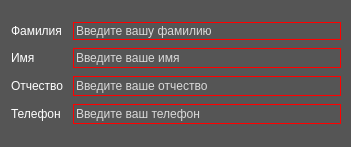
<?xml version="1.0" encoding="UTF-8"?>
<ui version="4.0">
 <class>MainWindow</class>
 <widget class="QMainWindow" name="MainWindow">
  <property name="geometry">
   <rect>
    <x>0</x>
    <y>0</y>
    <width>351</width>
    <height>147</height>
   </rect>
  </property>
  <property name="sizePolicy">
   <sizepolicy hsizetype="Fixed" vsizetype="Fixed">
    <horstretch>0</horstretch>
    <verstretch>0</verstretch>
   </sizepolicy>
  </property>
  <property name="minimumSize">
   <size>
    <width>351</width>
    <height>147</height>
   </size>
  </property>
  <property name="maximumSize">
   <size>
    <width>351</width>
    <height>147</height>
   </size>
  </property>
  <property name="windowTitle">
   <string>MainWindow</string>
  </property>
  <property name="styleSheet">
   <string notr="true">background-color: rgb(85, 85, 85);</string>
  </property>
  <widget class="QWidget" name="centralwidget">
   <widget class="QWidget" name="layoutWidget">
    <property name="geometry">
     <rect>
      <x>10</x>
      <y>20</y>
      <width>333</width>
      <height>108</height>
     </rect>
    </property>
    <layout class="QVBoxLayout" name="verticalLayout">
     <item>
      <layout class="QHBoxLayout" name="horizontalLayout">
       <item>
        <widget class="QLabel" name="label">
         <property name="minimumSize">
          <size>
           <width>55</width>
           <height>0</height>
          </size>
         </property>
         <property name="maximumSize">
          <size>
           <width>55</width>
           <height>16777215</height>
          </size>
         </property>
         <property name="styleSheet">
          <string notr="true">color: rgb(255, 255, 255);
font: 700 9pt &quot;Segoe UI&quot;;</string>
         </property>
         <property name="text">
          <string>Фамилия</string>
         </property>
        </widget>
       </item>
       <item>
        <widget class="QLineEdit" name="lineEdit">
         <property name="minimumSize">
          <size>
           <width>268</width>
           <height>0</height>
          </size>
         </property>
         <property name="maximumSize">
          <size>
           <width>268</width>
           <height>16777215</height>
          </size>
         </property>
         <property name="styleSheet">
          <string notr="true">border: 1px solid red;
color: rgb(217, 217, 217);
</string>
         </property>
         <property name="text">
          <string>Введите вашу фамилию</string>
         </property>
        </widget>
       </item>
      </layout>
     </item>
     <item>
      <layout class="QHBoxLayout" name="horizontalLayout_2">
       <item>
        <widget class="QLabel" name="label_2">
         <property name="sizePolicy">
          <sizepolicy hsizetype="Fixed" vsizetype="Fixed">
           <horstretch>0</horstretch>
           <verstretch>3</verstretch>
          </sizepolicy>
         </property>
         <property name="minimumSize">
          <size>
           <width>55</width>
           <height>0</height>
          </size>
         </property>
         <property name="maximumSize">
          <size>
           <width>55</width>
           <height>16777215</height>
          </size>
         </property>
         <property name="styleSheet">
          <string notr="true">color: rgb(255, 255, 255);
font: 700 9pt &quot;Segoe UI&quot;;</string>
         </property>
         <property name="text">
          <string>Имя</string>
         </property>
        </widget>
       </item>
       <item>
        <widget class="QLineEdit" name="lineEdit_2">
         <property name="enabled">
          <bool>true</bool>
         </property>
         <property name="sizePolicy">
          <sizepolicy hsizetype="Fixed" vsizetype="Fixed">
           <horstretch>0</horstretch>
           <verstretch>0</verstretch>
          </sizepolicy>
         </property>
         <property name="minimumSize">
          <size>
           <width>268</width>
           <height>20</height>
          </size>
         </property>
         <property name="maximumSize">
          <size>
           <width>268</width>
           <height>20</height>
          </size>
         </property>
         <property name="styleSheet">
          <string notr="true">border: 1px solid red;
color: rgb(217, 217, 217);
</string>
         </property>
         <property name="text">
          <string>Введите ваше имя</string>
         </property>
        </widget>
       </item>
      </layout>
     </item>
     <item>
      <layout class="QHBoxLayout" name="horizontalLayout_3">
       <item>
        <widget class="QLabel" name="label_3">
         <property name="sizePolicy">
          <sizepolicy hsizetype="Fixed" vsizetype="Fixed">
           <horstretch>0</horstretch>
           <verstretch>3</verstretch>
          </sizepolicy>
         </property>
         <property name="minimumSize">
          <size>
           <width>55</width>
           <height>0</height>
          </size>
         </property>
         <property name="maximumSize">
          <size>
           <width>55</width>
           <height>16777215</height>
          </size>
         </property>
         <property name="styleSheet">
          <string notr="true">color: rgb(255, 255, 255);
font: 700 9pt &quot;Segoe UI&quot;;</string>
         </property>
         <property name="text">
          <string>Отчество</string>
         </property>
        </widget>
       </item>
       <item>
        <widget class="QLineEdit" name="lineEdit_3">
         <property name="enabled">
          <bool>true</bool>
         </property>
         <property name="sizePolicy">
          <sizepolicy hsizetype="Fixed" vsizetype="Fixed">
           <horstretch>0</horstretch>
           <verstretch>0</verstretch>
          </sizepolicy>
         </property>
         <property name="minimumSize">
          <size>
           <width>268</width>
           <height>20</height>
          </size>
         </property>
         <property name="maximumSize">
          <size>
           <width>268</width>
           <height>20</height>
          </size>
         </property>
         <property name="styleSheet">
          <string notr="true">border: 1px solid red;
color: rgb(217, 217, 217);
</string>
         </property>
         <property name="text">
          <string>Введите ваше отчество</string>
         </property>
        </widget>
       </item>
      </layout>
     </item>
     <item>
      <layout class="QHBoxLayout" name="horizontalLayout_4">
       <item>
        <widget class="QLabel" name="label_4">
         <property name="sizePolicy">
          <sizepolicy hsizetype="Fixed" vsizetype="Fixed">
           <horstretch>0</horstretch>
           <verstretch>3</verstretch>
          </sizepolicy>
         </property>
         <property name="minimumSize">
          <size>
           <width>55</width>
           <height>0</height>
          </size>
         </property>
         <property name="maximumSize">
          <size>
           <width>55</width>
           <height>16777215</height>
          </size>
         </property>
         <property name="styleSheet">
          <string notr="true">color: rgb(255, 255, 255);
font: 700 9pt &quot;Segoe UI&quot;;</string>
         </property>
         <property name="text">
          <string>Телефон</string>
         </property>
        </widget>
       </item>
       <item>
        <widget class="QLineEdit" name="lineEdit_4">
         <property name="enabled">
          <bool>true</bool>
         </property>
         <property name="sizePolicy">
          <sizepolicy hsizetype="Fixed" vsizetype="Fixed">
           <horstretch>0</horstretch>
           <verstretch>0</verstretch>
          </sizepolicy>
         </property>
         <property name="minimumSize">
          <size>
           <width>268</width>
           <height>20</height>
          </size>
         </property>
         <property name="maximumSize">
          <size>
           <width>268</width>
           <height>20</height>
          </size>
         </property>
         <property name="styleSheet">
          <string notr="true">border: 1px solid red;
color: rgb(217, 217, 217);
</string>
         </property>
         <property name="text">
          <string>Введите ваш телефон</string>
         </property>
        </widget>
       </item>
      </layout>
     </item>
    </layout>
   </widget>
  </widget>
  <widget class="QStatusBar" name="statusbar"/>
 </widget>
 <resources/>
 <connections/>
</ui>
